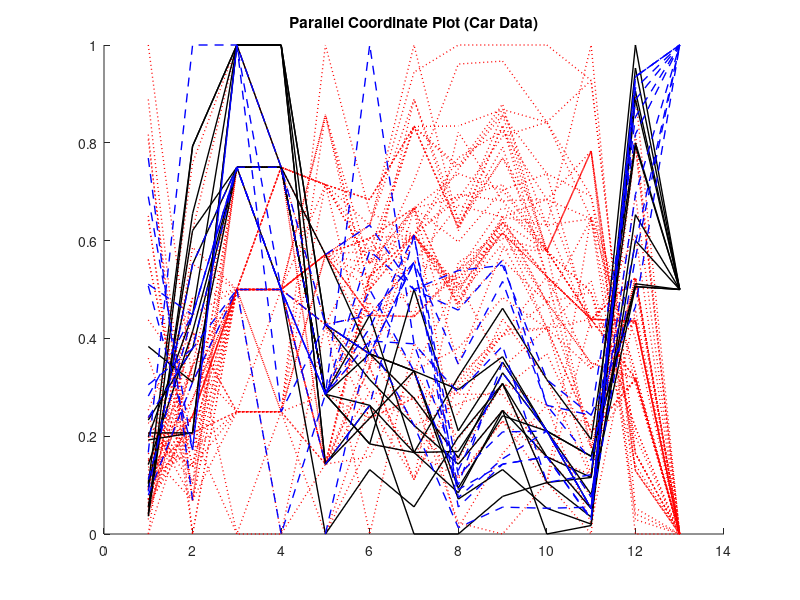

MATLAB code to generate this figure: (Note: this script raises an error after producing the figure.)
% ---------------------------------------------------------------------
% Book:         MVA
% ---------------------------------------------------------------------
% Quantlet:     MVApcp1
% ---------------------------------------------------------------------
% Description:  Computes parallel coordinates plots for car data.
% ---------------------------------------------------------------------
% Usage:        -
% ---------------------------------------------------------------------
% Inputs:       None
% ---------------------------------------------------------------------
% Output:       Parallel coordinates plots for car data.
% ---------------------------------------------------------------------
% Example:      -
% ---------------------------------------------------------------------
% Author:       Wolfgang Haerdle, Ji Cao, Song Song, Vladimir Georgescu             
% ---------------------------------------------------------------------

clear
close all
clc

load carc.txt
z=carc;
y=(z-(ones(74,1)*min(z)))./(ones(74,1)*(max(z)-min(z)+(max(z)==min(z))));

k=0;
l=0;
m=0;
for i=1:length(z)
    if z(i,13)==1
        k=k+1;
        us(k,:)=y(i,:);
    
    elseif z(i,13)==2
            l=l+1;
            japan(l,:)=y(i,:);
      
        elseif z(i,13)==3
                m=m+1;
                europe(m,:)=y(i,:);
    end
end

hold on

p1=plot(us','linewidth',1,'Color','r','LineStyle',':');
p2=plot(japan','linewidth',1,'Color','k','LineStyle','-');
p3=plot(europe','linewidth',1,'Color','b','LineStyle','--'); 
title('Parallel Coordinate Plot (Car Data)')

P1=hggroup;
P2=hggroup;
P3=hggroup;

set(p1,'Parent',P1)
set(p2,'Parent',P2)
set(p3,'Parent',P3)

set(get(get(P1,'Annotation'),'LegendInformation'),...
    'IconDisplayStyle','on'); % Include this hggroup in the legend
set(get(get(P2,'Annotation'),'LegendInformation'),...
    'IconDisplayStyle','on'); % Include this hggroup in the legend
set(get(get(P3,'Annotation'),'LegendInformation'),...
    'IconDisplayStyle','on'); % Include this hggroup in the legend

legend('us','japan','europe','Location','SouthOutside','Orientation','horizontal')
hold off